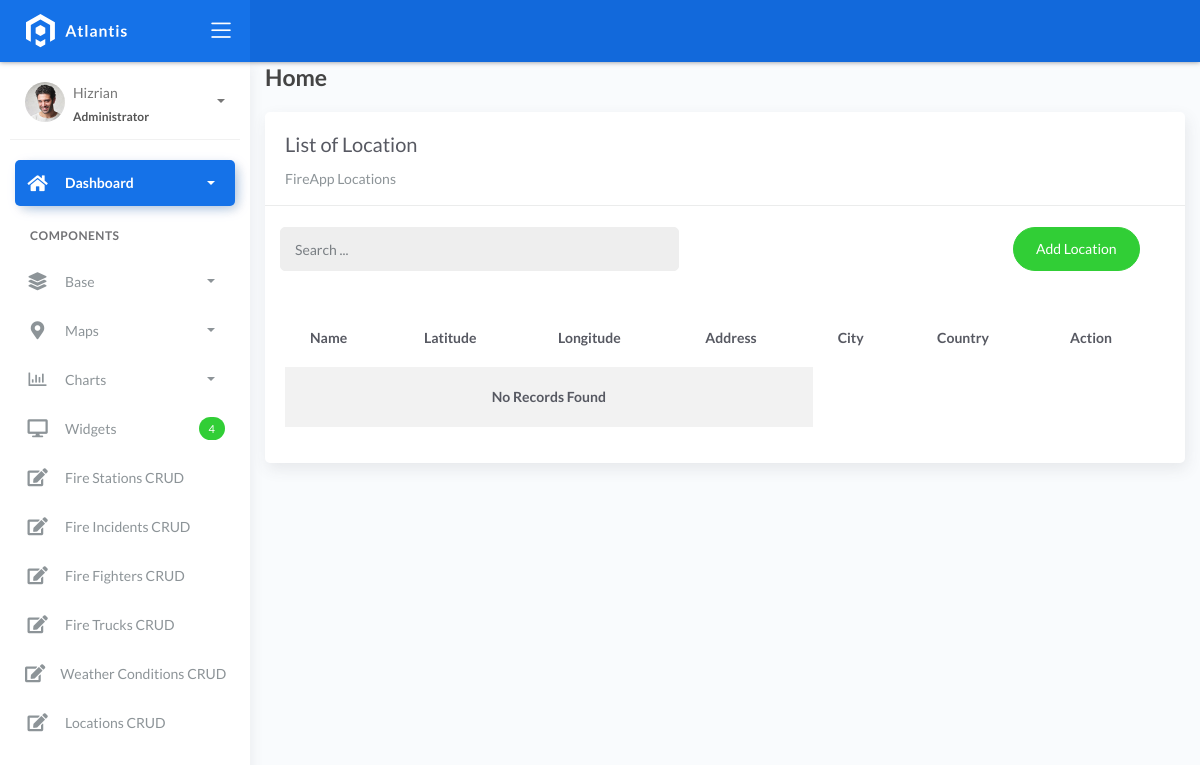
/locationlist, run on an earlier commit of the app's database.
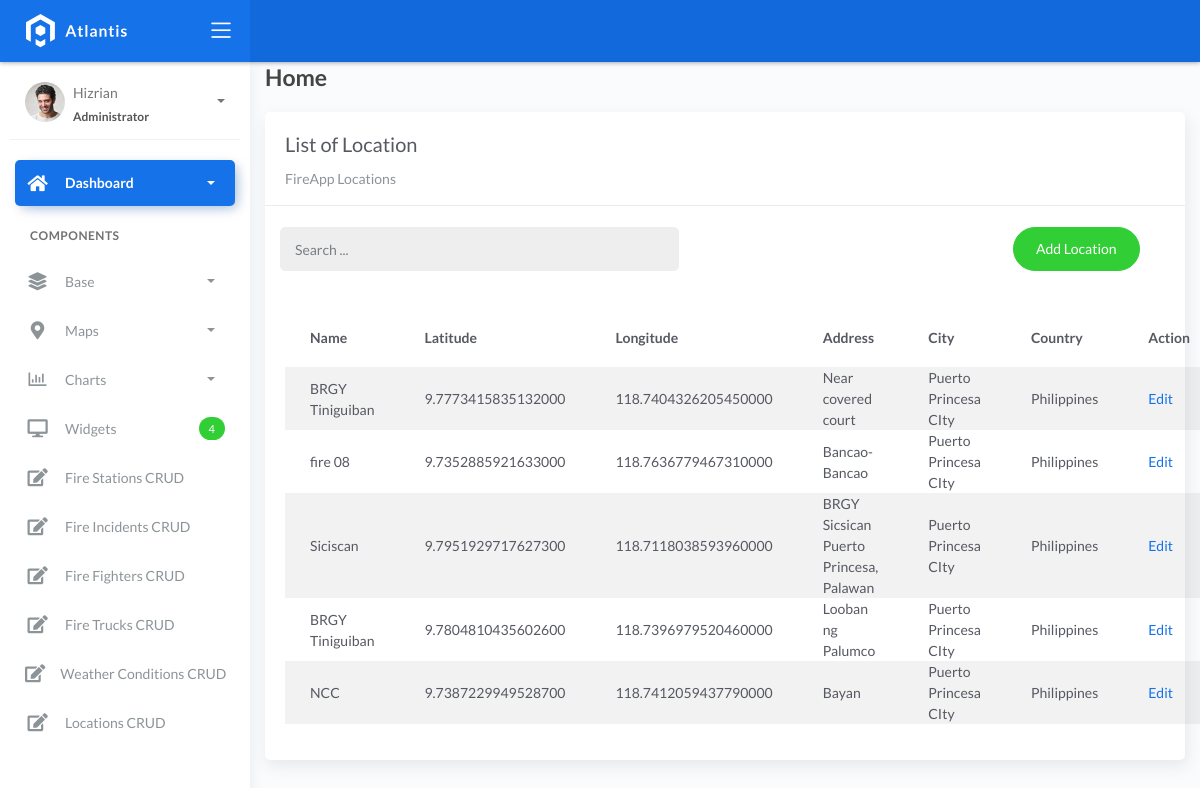
And on a later commit of the database.
### fire/models.py (models this page shows)
class BaseModel(models.Model):
    created_at = models.DateTimeField(auto_now_add=True, db_index=True)
    updated_at = models.DateTimeField(auto_now=True)
    class Meta:
        abstract = True

class Locations(BaseModel):
    name = models.CharField(max_length=150)
    latitude = models.DecimalField(
        max_digits=22, decimal_places=16, null=True, blank=True)
    longitude = models.DecimalField(
        max_digits=22, decimal_places=16, null=True, blank=True)
    address = models.CharField(max_length=150)
    city = models.CharField(max_length=150)  # can be in separate table
    country = models.CharField(max_length=150)  # can be in separate table

### fire/views.py (the view)
# urls.py: path('locationlist', LocationList.as_view(), name='location-list'),
class LocationList(ListView):
    model = Locations
    context_object_name = 'locations'
    template_name = "listlocation.html"
    paginate_by = 5
    def get_queryset(self, *args, **kwargs):
        qs = super(LocationList, self).get_queryset(*args, **kwargs)
        if self.request.GET.get("q") != None:
            query = self.request.GET.get('q')
            qs = qs.filter(Q(name__icontains=query) |
            Q(city__icontains=query) | Q(country__icontains=query))
        return qs

### templates/listlocation.html (shortened to what this page needs)
{% extends 'base.html' %} {% load static %} {% block content %}
<div class="content">
    <div class="container-fluid">
        <h4 class="page-title">Home</h4>
        <div class="row">
            <div class="col-md-12">
                <div class="card">
                    <div class="card-header">
                        <div class="card-title">List of Location</div>
                        <div class="card-category">FireApp Locations</div>
                    </div>
                    <br>
                        <div class="col-md-12 row">
                            <div class="col-md-6">
                                <form action="" class="navbar-left navbar-form nav-search mr-md-3" action="{% url 'location-list' %}">
                                    <div class="input-group">
                                        <input type="text" placeholder="Search ..." class="form-control" name="q">
                                        <div class="input-group-append">
                                        <span class="input-group-text">
                                        </span>
                                        </div>
                                    </div>
                                </form>
                            </div>
                            <div class="col-md-6">
                                <div class="pull-right">
                                    <a href="{% url 'location-add' %}" class="btn btn-success btn-rounded">Add Location</a>
                                </div>
                            </div>
                        </div>
                    <div class="card-body">
                        <table class="table table-striped mt-3">
                            <thead>
                                <tr>
                                    <th scope="col">Name</th>
                                    <th scope="col">Latitude</th>
                                    <th scope="col">Longitude</th>
                                    <th scope="col">Address</th>
                                    <th scope="col">City</th>
                                    <th scope="col">Country</th>
                                    <th scope="col" colspan="2">Action</th>
                                </tr>
                            </thead>
                            <tbody>
                                {% for object in object_list %}
                                <tr>
                                    <td>{{ object.name }}</td>
                                    <td>{{ object.latitude }}</td>
                                    <td>{{ object.longitude }}</td>
                                    <td>{{ object.address }}</td>
                                    <td>{{ object.city }}</td>
                                    <td>{{ object.country }}</td>
                                    <td><a href="locationlist/{{ object.id }}">Edit</a></td>
                                    <td><a href="locationlist/{{ object.id }}/delete" class="text-danger">Delete</a></td>
                                </tr>
                                {% empty %}
                                <tr>
                                    <td colspan="4" style="text-align: center">
                                    <p class="text-sm font-weight-bold mb-0">No Records Found</p>
                                    </td>
                                </tr>
                                {% endfor %}
                            </tbody>
                        </table>
                    </div>
                </div>
            </div>
        </div>
    </div>
</div>
{% endblock %}

What changed in the data, as far as the page shows it:
added Locations: name "BRGY Tiniguiban", latitude "9.7773415835132000", longitude "118.7404326205450000", address "Near covered court", city "Puerto Princesa CIty", country "Philippines"
added Locations: name "fire 08", latitude "9.7352885921633000", longitude "118.7636779467310000", address "Bancao-Bancao", city "Puerto Princesa CIty", country "Philippines"
added Locations: name "Siciscan", latitude "9.7951929717627300", longitude "118.7118038593960000", address "BRGY Sicsican Puerto Princesa, Palawan", city "Puerto Princesa CIty", country "Philippines"
added Locations: name "BRGY Tiniguiban", latitude "9.7804810435602600", longitude "118.7396979520460000", address "Looban ng Palumco", city "Puerto Princesa CIty", country "Philippines"
added Locations: name "NCC", latitude "9.7387229949528700", longitude "118.7412059437790000", address "Bayan", city "Puerto Princesa CIty", country "Philippines"
Also different on the page:
text no longer shown: "No Records Found"
